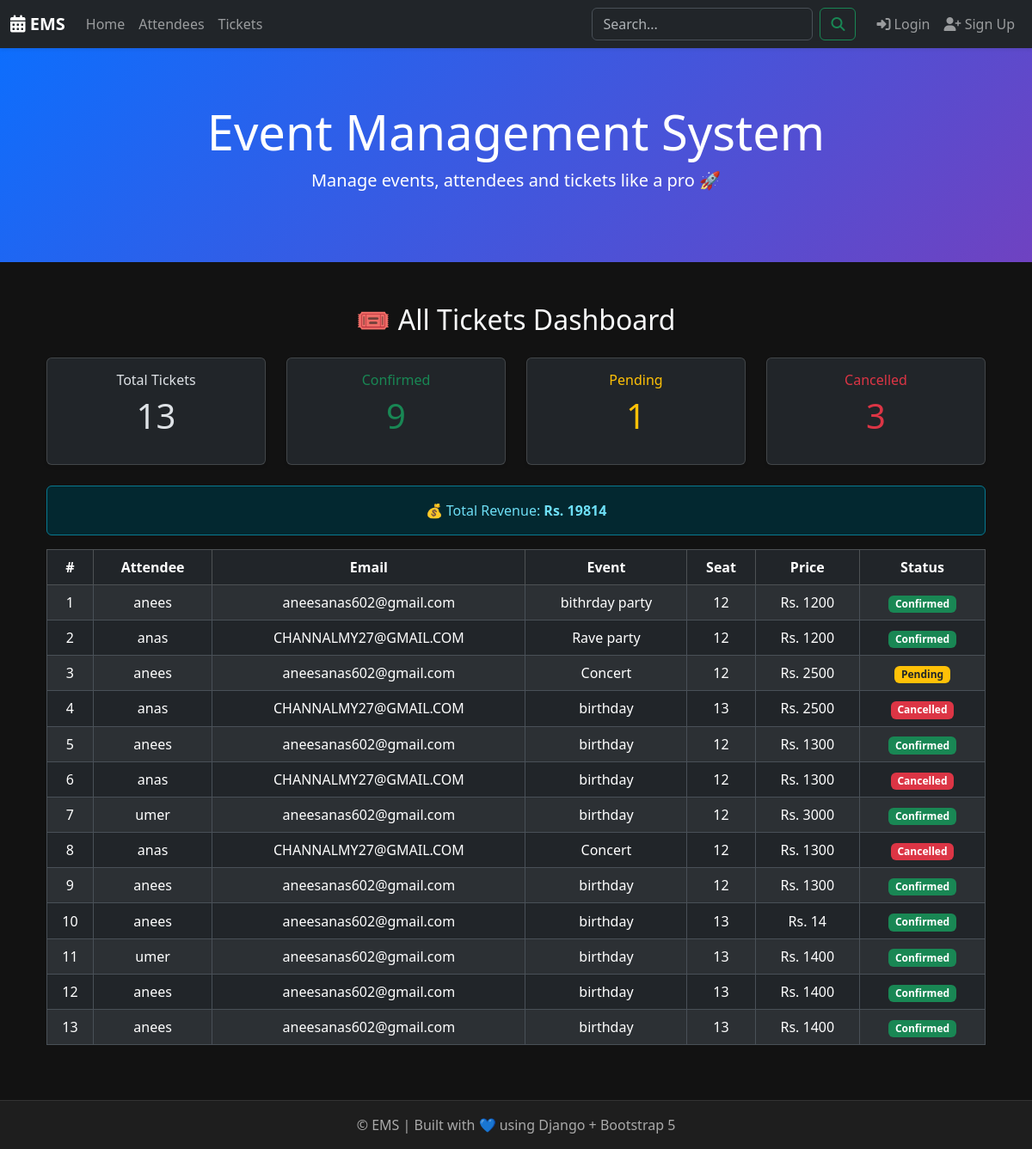
The page /tickets/ on the database its author committed.
### aneesapp/models.py (models this page shows, shortened)
class Ticket(models.Model):
   event=models.ForeignKey(Event,on_delete=models.CASCADE)
   attendee =models.ForeignKey(Attendee,on_delete=models.CASCADE)
   seat_number=models.CharField(max_length=100)
   price=models.IntegerField()
   status=models.CharField(max_length=5,choices=A)
   created_at =models.DateTimeField(auto_now_add=True)

class Attendee(models.Model):
    name =models.CharField(max_length=100)
    email=models.EmailField()
    phone_number=models.CharField(max_length=100)
    registered_at =models.DateTimeField(auto_now_add=True)

class Event(models.Model):
   title=models.CharField(max_length=100)
   description= models.TextField()
   date = models.DateTimeField(default=timezone.now)
   venue=models.CharField(max_length=200)
   created_at=models.DateTimeField(auto_now_add=True)

### aneesapp/views.py (the view)
# urls.py: path('tickets/', views.event_tickets, name='event_tickets'),
def event_tickets(request):
    tickets = Ticket.objects.select_related('event', 'attendee').all()
    total_revenue = sum(t.price for t in tickets)
    confirmed = tickets.filter(status='a').count()
    pending = tickets.filter(status='b').count()
    cancelled = tickets.filter(status='c').count()
    return render(request, 'event_tickets.html', {
        'tickets': tickets,
        'total_revenue': total_revenue,
        'confirmed': confirmed,
        'pending': pending,
        'cancelled': cancelled,
    })

### aneesapp/templates/event_tickets.html (shortened to what this page needs)
{% extends 'layout.html' %}
{% block content %}
<div class="container mt-5">
    <h2 class="mb-4 text-center">🎟 All Tickets Dashboard</h2>
    <div class="row mb-4 text-center">
        <div class="col-md-3">
            <div class="card shadow-sm">
                <div class="card-body">
                    <h6>Total Tickets</h6>
                    <p class="display-6">{{ tickets|length }}</p>
                </div>
            </div>
        </div>
        <div class="col-md-3">
            <div class="card shadow-sm text-success">
                <div class="card-body">
                    <h6>Confirmed</h6>
                    <p class="display-6">{{ confirmed }}</p>
                </div>
            </div>
        </div>
        <div class="col-md-3">
            <div class="card shadow-sm text-warning">
                <div class="card-body">
                    <h6>Pending</h6>
                    <p class="display-6">{{ pending }}</p>
                </div>
            </div>
        </div>
        <div class="col-md-3">
            <div class="card shadow-sm text-danger">
                <div class="card-body">
                    <h6>Cancelled</h6>
                    <p class="display-6">{{ cancelled }}</p>
                </div>
            </div>
        </div>
    </div>
    <div class="alert alert-info text-center">
        💰 Total Revenue: <strong>Rs. {{ total_revenue }}</strong>
    </div>
    <div class="table-responsive">
        <table class="table table-bordered table-striped align-middle text-center">
            <thead class="table-dark">
                <tr>
                    <th>#</th>
                    <th>Attendee</th>
                    <th>Email</th>
                    <th>Event</th>
                    <th>Seat</th>
                    <th>Price</th>
                    <th>Status</th>
                </tr>
            </thead>
            <tbody>
                {% for ticket in tickets %}
                <tr>
                    <td>{{ forloop.counter }}</td>
                    <td>{{ ticket.attendee.name }}</td>
                    <td>{{ ticket.attendee.email }}</td>
                    <td>{{ ticket.event.title }}</td>
                    <td>{{ ticket.seat_number }}</td>
                    <td>Rs. {{ ticket.price }}</td>
                    <td>
                        {% if ticket.status == 'a' %}
                            <span class="badge bg-success">Confirmed</span>
                        {% elif ticket.status == 'b' %}
                            <span class="badge bg-warning text-dark">Pending</span>
                        {% else %}
                            <span class="badge bg-danger">Cancelled</span>
                        {% endif %}
                    </td>
                </tr>
                {% endfor %}
            </tbody>
        </table>
    </div>
</div>
{% endblock %}

### templates/layout.html (style rules this page uses)
body { background-color: #121212; color: #f8f9fa; }

### rows shown on the page
Ticket: attendee.name "anees", attendee.email "aneesanas602@gmail.com", event "bithrday party", seat_number "12", price "1200", status "Confirmed"
Ticket: attendee.name "anas", attendee.email "CHANNALMY27@GMAIL.COM", event "Rave party", seat_number "12", price "1200", status "Confirmed"
Ticket: attendee.name "anees", attendee.email "aneesanas602@gmail.com", event "Concert", seat_number "12", price "2500", status "Pending"
Ticket: attendee.name "anas", attendee.email "CHANNALMY27@GMAIL.COM", event "birthday", seat_number "13", price "2500", status "Cancelled"
Ticket: attendee.name "anees", attendee.email "aneesanas602@gmail.com", event "birthday", seat_number "12", price "1300", status "Confirmed"
Ticket: attendee.name "anas", attendee.email "CHANNALMY27@GMAIL.COM", event "birthday", seat_number "12", price "1300", status "Cancelled"
Ticket: attendee.name "umer", attendee.email "aneesanas602@gmail.com", event "birthday", seat_number "12", price "3000", status "Confirmed"
Ticket: attendee.name "anas", attendee.email "CHANNALMY27@GMAIL.COM", event "Concert", seat_number "12", price "1300", status "Cancelled"
Ticket: attendee.name "anees", attendee.email "aneesanas602@gmail.com", event "birthday", seat_number "12", price "1300", status "Confirmed"
Ticket: attendee.name "anees", attendee.email "aneesanas602@gmail.com", event "birthday", seat_number "13", price "14", status "Confirmed"
Ticket: attendee.name "umer", attendee.email "aneesanas602@gmail.com", event "birthday", seat_number "13", price "1400", status "Confirmed"
Ticket: attendee.name "anees", attendee.email "aneesanas602@gmail.com", event "birthday", seat_number "13", price "1400", status "Confirmed"
Ticket: attendee.name "anees", attendee.email "aneesanas602@gmail.com", event "birthday", seat_number "13", price "1400", status "Confirmed"

### other values the page prints
{{ tickets|length }} "13"
{{ confirmed }} "9"
{{ pending }} "1"
{{ cancelled }} "3"
{{ total_revenue }} "19814"
